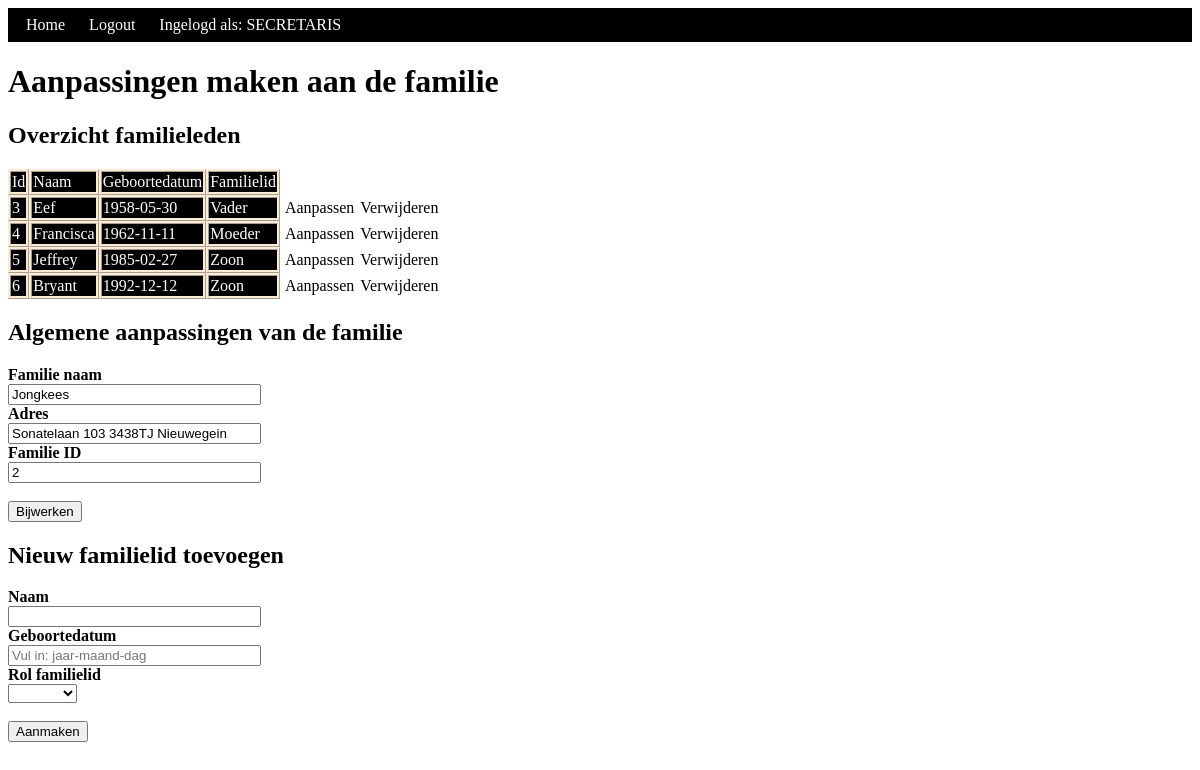
/index.php/edit-family?familyID=2 (signed in), run on the app's committed database.
### tables this page shows
CREATE TABLE `familielid` (
  `id` int NOT NULL AUTO_INCREMENT,
  `naam` varchar(255) NOT NULL,
  `geboortedatum` date NOT NULL DEFAULT '1900-01-01',
  `familielidRol` varchar(255) NOT NULL,
  `familieID` int NOT NULL,
  PRIMARY KEY (`id`),
  KEY `familieID_fk` (`familieID`),
  KEY `familielid_fk_2_idx` (`familielidRol`),
  CONSTRAINT `familielid_fk_2` FOREIGN KEY (`familielidRol`) REFERENCES `familierol` (`Rol`),
  CONSTRAINT `familielid_ibfk_1` FOREIGN KEY (`familieID`) REFERENCES `familie` (`familieID`) ON DELETE CASCADE ON UPDATE CASCADE
);

CREATE TABLE `familie` (
  `familieID` int NOT NULL AUTO_INCREMENT,
  `naam` varchar(255) NOT NULL,
  `adres` varchar(255) NOT NULL,
  PRIMARY KEY (`familieID`)
);

### controller/EditFamilyController.php (called while the page is built, shortened)
<?php
require_once 'model/sport.php';
class EditFamilyController  extends SessionController{
    public function updateFamily($familyID) {
    if ($_SERVER['REQUEST_METHOD'] === 'POST') {
        $name = isset($_POST['familyName']) ? htmlspecialchars($_POST['familyName']) : null;
        $address = isset($_POST['address']) ? htmlspecialchars($_POST['address']) : null;
        if (!empty($name) && !empty($address)) {
            $family = new Sport();
            $family->familyID = $familyID;
            $family->familyName = $name;
            $family->address = $address;
            $updateFamily = $family->updateFamily();
            $members = $family->showFamilyMembers();
        } elseif (empty($name) || empty($address)) {
            echo "Beide velden moeten ingevuld zijn";
            $family = new Sport();
            $family->familyID = $familyID;
            $family->familyName = $name;
            $family->address = $address;
            $showFamily = $family->showFamily();
            $members = $family->showFamilyMembers();
        }
    } else {
        $family = new Sport();
        $family->familyID = $familyID;
        $family->showFamily();
        $members = $family->showFamilyMembers();
    }require_once 'view/edit-family.php';
}
}
?>

### model/sport.php (called while the page is built, shortened)
<?php
require_once 'database.php';
class Sport {
    private $db;
    public $familyID;
    public function __construct($user=null, $password=null, $familyID=null, $familyName=null, $address=null, $id=null, $name=null, $familyMember=null, $birthday=null, $membership=null, $year=null)
    {
        $this->familyID = $familyID;
        $this->db = (new Database())->getConnection();
    }
    public function showFamily() {
        $sql = $this->db->prepare("SELECT * FROM familie WHERE familieID = :id");
        $sql->execute(['id' => $this->familyID]);
        $family = $sql->fetch(PDO::FETCH_ASSOC);
        if ($family) {
            $this->familyName = $family['naam'];
            $this->address = $family['adres'];
            $this->familyID = $family['familieID'];
        }
        return $family;
    }
    public function showFamilyMembers() {
        $sql = $this->db->prepare("SELECT
        familielid.id, familielid.naam, familielid.geboortedatum, familielid.familielidRol
        FROM familielid
        WHERE familieID = :id");
        $sql->execute(['id' => $this->familyID]);
        $family = $sql->fetchAll(PDO::FETCH_ASSOC);
        return $family;
    }
}
?>

### model/database.php (called while the page is built)
<?php
class Database {
    private $servername = "localhost";
    private $username = "root";
    private $password = "mysql";
    private $charset = "utf8";
    private $dbname = "ledenadministratie";
    private $pdo;
    public function __construct() {
        try {
            $this->pdo = new PDO("mysql:host={$this->servername};dbname={$this->dbname};charset={$this->charset}", $this->username, $this->password);
            $this->pdo->setAttribute(PDO::ATTR_ERRMODE, PDO::ERRMODE_EXCEPTION);
        } catch(PDOException $e) {
            echo "Connection failed: " . $e->getMessage();
        }
    }
    public function getConnection() {
        return $this->pdo;
    }
}
?>

### view/edit-family.php (the view, shortened to what this page needs)
<!DOCTYPE html>
<html lang="nl">
<head>
    <link rel="stylesheet" href="/style.css">
</head>
<body>
    <header>
        <span><a href="/index.php/home">Home</a></span>
        <span><a href="/index.php/logout">Logout</a></span>
        <span><?php echo "Ingelogd als: " . strtoupper($_SESSION['user']); ?></span>
    </header>
    <h1>Aanpassingen maken aan de familie</h1>
    <h2>Overzicht familieleden</h2>
    <table>
        <tr>
            <td>Id</td>
            <td>Naam</td>
            <td>Geboortedatum</td>
            <td>Familielid</td>
        </tr>
        <?php foreach ($members as $member): ?>
        <tr>
            <td><?php echo $member['id']; ?></td>
            <td><?php echo $member['naam']; ?></td>
            <td><?php echo $member['geboortedatum']; ?></td>
            <td><?php echo $member['familielidRol']; ?></td>
            <td class="td"><a href="/index.php/edit-family-member?id=<?php echo $member['id']; ?>&familyID=<?php echo $family->familyID; ?>">Aanpassen</a></td>
            <td class="td"><a href="/index.php/delete-family-member?id=<?php echo $member['id']; ?>&familyID=<?php echo $family->familyID; ?>"
            onclick="return confirm('Weet u zeker dat dit familielid verwijderd moet worden?');">Verwijderen</a></td>
        </tr>
        <?php endforeach; ?>
        </table>
    <h2>Algemene aanpassingen van de familie</h2>
    <form action="/index.php/edit-family?familyID=<?php echo htmlspecialchars($family->familyID); ?>" method="post">
        <strong><label for="familyname">Familie naam</label></strong><br>
        <input type="text" name="familyName" id="familyname" value="<?php echo htmlspecialchars($family->familyName); ?>"><br>
        <strong><label for="address">Adres</label></strong><br>
        <input type="text" name="address" id="address" value="<?php echo htmlspecialchars($family->address); ?>"><br>
        <strong><label for="id">Familie ID</label></strong><br>
        <input type="text" name="familyID" value="<?php echo htmlspecialchars($family->familyID); ?> " readonly><br><br>
        <input type="submit" id="id" value="Bijwerken">
    </form>
    <h2>Nieuw familielid toevoegen</h2>
    <form action="/index.php/create-family-member?familyID=<?php echo htmlspecialchars($family->familyID); ?>" method="post">
        <strong><label for="name">Naam</label></strong><br>
        <input type="text" name="name" id="name"><br>
        <strong><label for="birthday">Geboortedatum</label></strong><br>
        <input type="text" name="birthday" id="birthday" placeholder="Vul in: jaar-maand-dag"><br>
        <strong><label for="fm">Rol familielid</label></strong><br>
        <select name="familyMember" id="fm">
            <option></option>
            <option name="vader">Vader</option>
        </select><br><br>
        <input type="submit" value="Aanmaken">
    </form>
</body>
</html>

### style.css (style rules this page uses)
header { background-color: black; color: white; padding: 8px }
span { margin: 10px; }
a:link { color: white; text-decoration: none; }
th, td { border-style: ridge; border-collapse: collapse; text-align: left; background-color: black; border-color:antiquewhite; color: white; }
table { border-spacing: 0; }

### data on the page
familielid: id "3", naam "Eef", geboortedatum "1958-05-30", familielidRol "Vader"
familielid: id "4", naam "Francisca", geboortedatum "1962-11-11", familielidRol "Moeder"
familielid: id "5", naam "Jeffrey", geboortedatum "1985-02-27", familielidRol "Zoon"
familielid: id "6", naam "Bryant", geboortedatum "1992-12-12", familielidRol "Zoon"
familie: familyName "Jongkees", address "Sonatelaan 103 3438TJ Nieuwegein", familyID "2"

### other printed values
$_SESSION['user'] "SECRETARIS"
